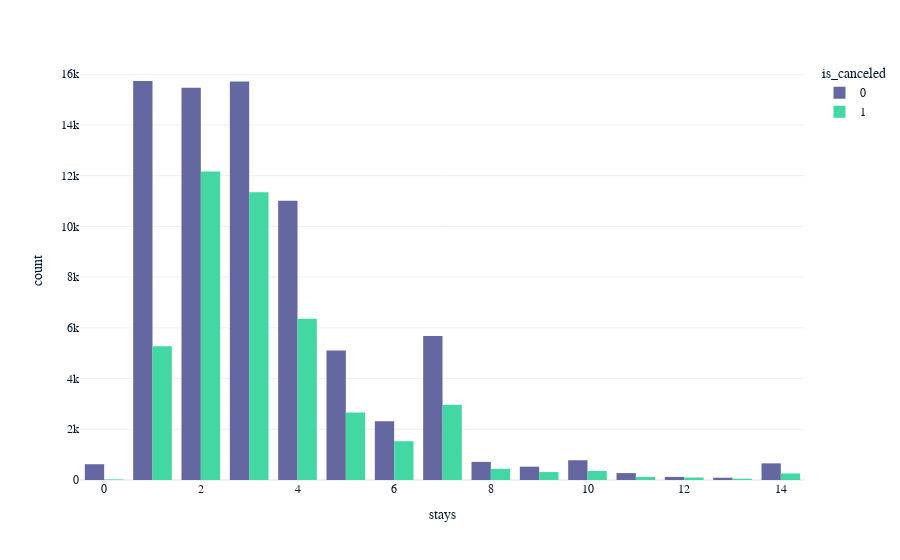

Here is the notebook cell this chart was saved with:
### Code cell
# Attempt 1: create a histogram
px.histogram(df_sel, x='stays', color='is_canceled', barmode = 'group')

### Figure 1 — Plotly figure (JSON) as saved in the notebook; plotly's stock layout.template omitted (floating-point values rounded to 4 significant figures; data arrays with more than 128 entries replaced by an {"elided": "..."} marker saying what was removed)
{"data": [{"alignmentgroup": "True", "bingroup": "x", "hovertemplate": "is_canceled=0<br>stays=%{x}<br>count=%{y}<extra></extra>", "legendgroup": "0", "marker": {"color": "#6568a0", "pattern": {"shape": ""}}, "name": "0", "offsetgroup": "0", "orientation": "v", "showlegend": true, "x": {"elided": "74824 int values"}, "xaxis": "x", "yaxis": "y", "type": "histogram"}, {"alignmentgroup": "True", "bingroup": "x", "hovertemplate": "is_canceled=1<br>stays=%{x}<br>count=%{y}<extra></extra>", "legendgroup": "1", "marker": {"color": "#43d7a4", "pattern": {"shape": ""}}, "name": "1", "offsetgroup": "1", "orientation": "v", "showlegend": true, "x": {"elided": "43957 int values"}, "xaxis": "x", "yaxis": "y", "type": "histogram"}], "layout": {"xaxis": {"anchor": "y", "domain": [0, 1], "title": {"text": "stays"}}, "yaxis": {"anchor": "x", "domain": [0, 1], "title": {"text": "count"}}, "legend": {"title": {"text": "is_canceled"}, "tracegroupgap": 0}, "margin": {"t": 60}, "barmode": "group"}}
